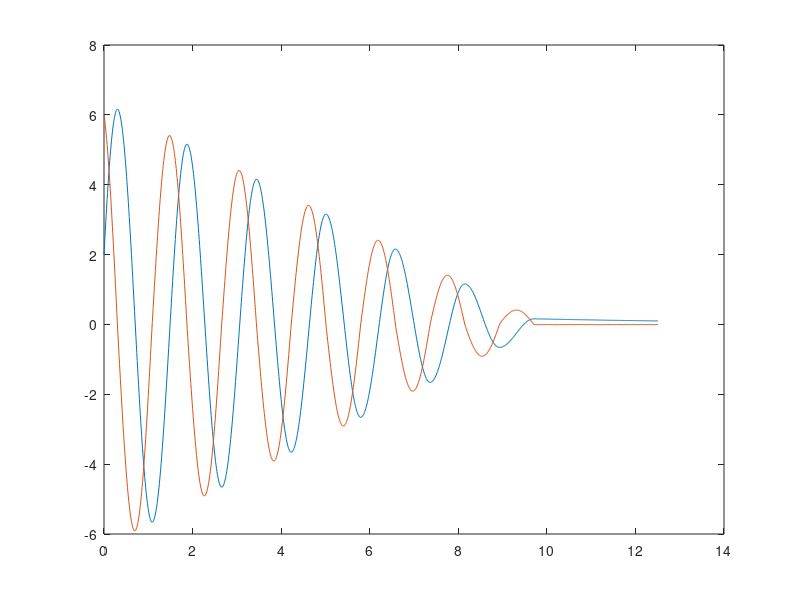
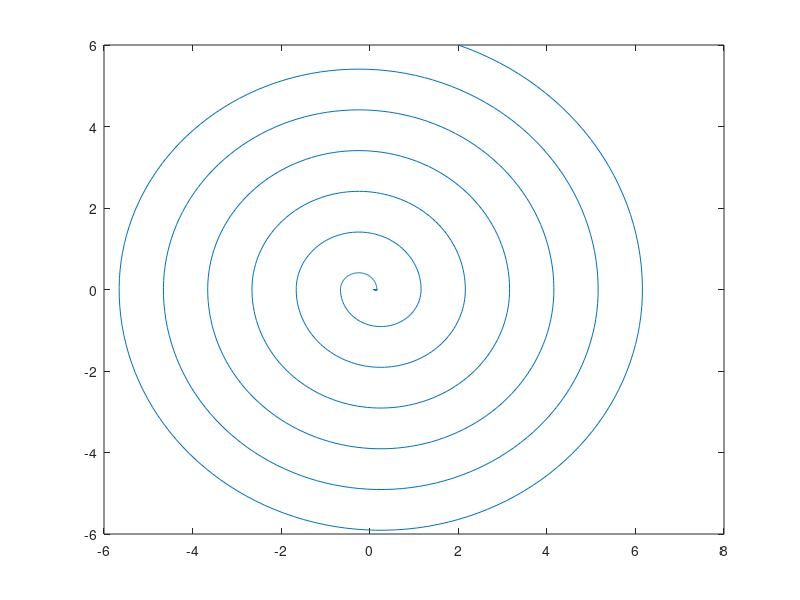

Reproduce these figures in MATLAB, in order.
clear all;
close all;
clc;

w = 4;
x0 = [2;6];
ts = 0.01;

A = [0 w; -w 0];
B = [0; 1]
C = eye(2);
D = [0;0];

%% folytonos allapotteres modell
sys = ss(A,B,C,D);

%% mintevetelezes
sysD = c2d(sys,ts);
[Ad, Bd, Cd, Dd] = ssdata(sysD);
e = 0.1;
t = 0:ts:15
tarolo = [x0;0];
for i=1:length(t) - 1
    u = -sign(x0(2));
    x0 = Ad*x0 + Bd*u;
    tarolo = [tarolo [x0;u]];
    if (abs(x0(1))<e && abs(x0(2))<e)
        break;
    end
end
n = length(tarolo);

plot(t(1:n),tarolo(1:2,:));

figure(2);
plot(t(1:n),tarolo(3,:));
plot(tarolo(1,:),tarolo(2,:));